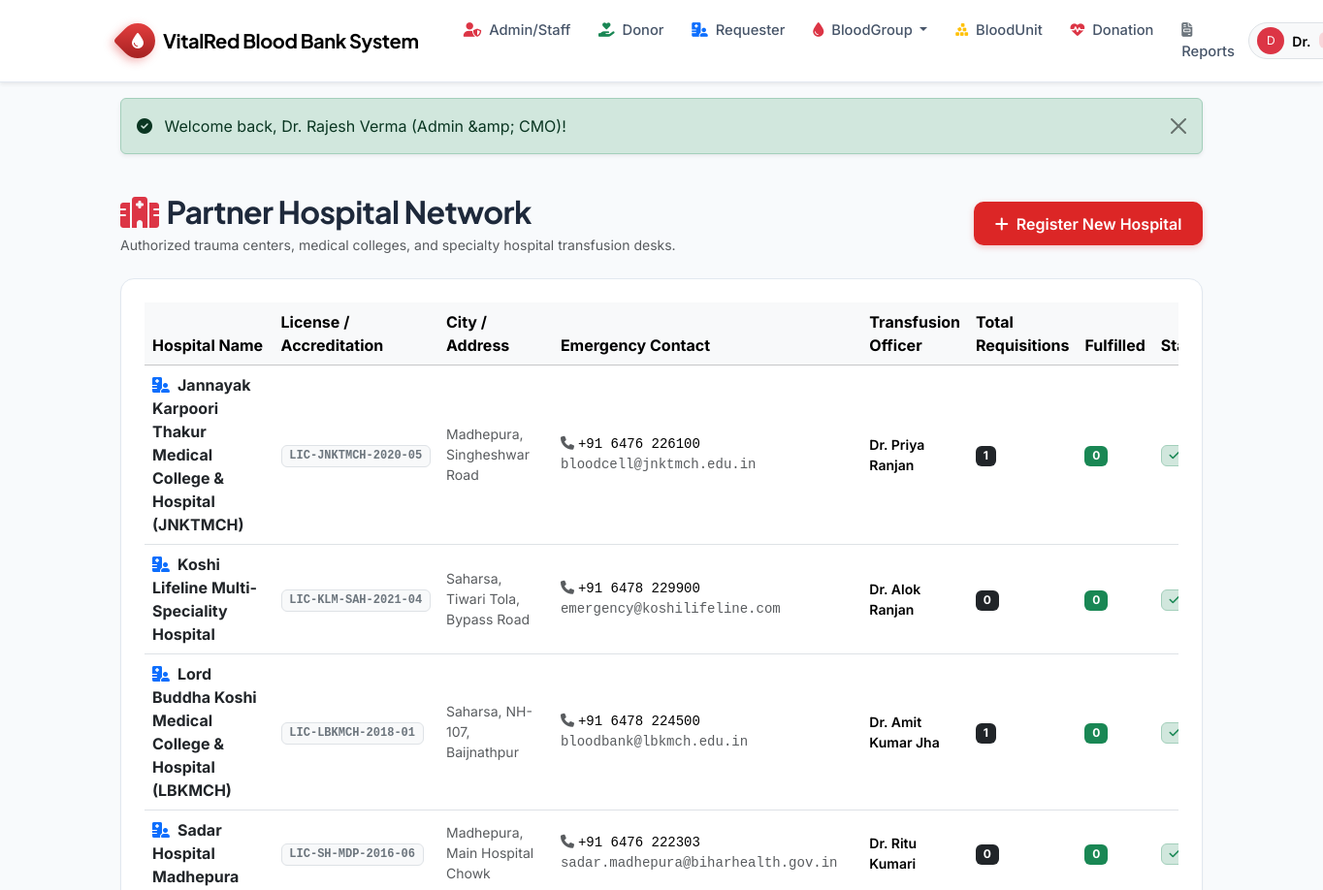
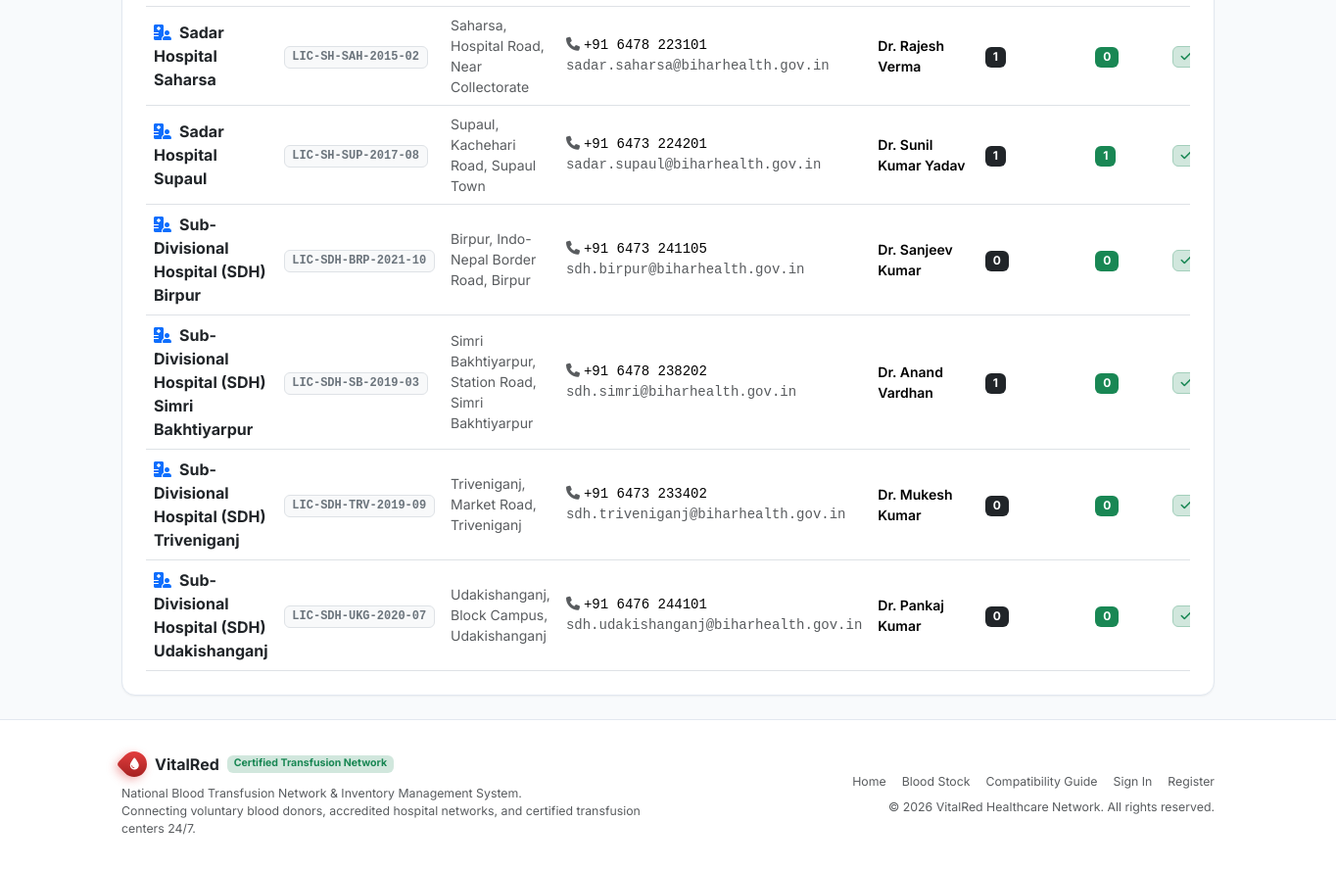
The page /admin/hospitals.php (signed in) on the database its author committed (2 pictures, top to bottom).
### tables this page shows
CREATE TABLE hospitals (
    hospital_id INT AUTO_INCREMENT PRIMARY KEY,
    name VARCHAR(180) NOT NULL,
    license_no VARCHAR(60) NOT NULL UNIQUE,
    address VARCHAR(255) NOT NULL,
    city VARCHAR(80) NOT NULL,
    state VARCHAR(80) NOT NULL DEFAULT 'Delhi NCR',
    pincode VARCHAR(15) NOT NULL,
    phone VARCHAR(25) NOT NULL,
    email VARCHAR(150) NOT NULL,
    contact_person VARCHAR(120) NOT NULL,
    is_active TINYINT(1) NOT NULL DEFAULT 1,
    created_at TIMESTAMP DEFAULT CURRENT_TIMESTAMP,
    INDEX idx_hospital_city (city)
);

### includes/auth_helper.php (called while the page is built, shortened)
<?php
function e($string) {
    return htmlspecialchars((string)($string ?? ''), ENT_QUOTES, 'UTF-8');
}

### admin/hospitals.php (the view, shortened to what this page needs)
<?php
require_once __DIR__ . '/../includes/auth_helper.php';
$sql = "SELECT h.*, COUNT(br.request_id) AS total_requests,
               SUM(CASE WHEN br.status = 'issued' THEN 1 ELSE 0 END) AS fulfilled_requests
        FROM hospitals h
        LEFT JOIN blood_requests br ON h.hospital_id = br.hospital_id
        GROUP BY h.hospital_id
        ORDER BY h.name ASC";
$hospitals = $pdo->query($sql)->fetchAll();
require_once __DIR__ . '/../includes/header.php';
?>
<div class="container py-4">
    <div class="d-flex flex-wrap justify-content-between align-items-center mb-4 gap-3">
        <div>
            <h2 class="fw-bold mb-1"><i class="fa-solid fa-hospital text-danger me-2"></i>Partner Hospital Network</h2>
            <p class="text-muted small mb-0">Authorized trauma centers, medical colleges, and specialty hospital transfusion desks.</p>
        </div>
        <button class="btn btn-vitalred" data-bs-toggle="modal" data-bs-target="#addHospitalModal">
            <i class="fa-solid fa-plus me-1"></i> Register New Hospital
        </button>
    </div>
    <div class="vr-card p-4">
        <div class="table-responsive">
            <table class="table table-hover align-middle mb-0">
                <thead class="table-light">
                    <tr>
                        <th>Hospital Name</th>
                        <th>License / Accreditation</th>
                        <th>City / Address</th>
                        <th>Emergency Contact</th>
                        <th>Transfusion Officer</th>
                        <th>Total Requisitions</th>
                        <th>Fulfilled</th>
                        <th>Status</th>
                    </tr>
                </thead>
                <tbody>
                    <?php foreach ($hospitals as $h): ?>
                        <tr>
                            <td class="fw-bold text-dark">
                                <i class="fa-solid fa-hospital-user text-primary me-2"></i><?= e($h['name']) ?>
                            </td>
                            <td><span class="badge bg-light text-secondary border font-monospace"><?= e($h['license_no']) ?></span></td>
                            <td class="small text-muted"><?= e($h['city']) ?>, <?= e($h['address']) ?></td>
                            <td class="small font-monospace">
                                <div><i class="fa-solid fa-phone me-1 text-muted"></i><?= e($h['phone']) ?></div>
                                <div class="text-muted"><?= e($h['email']) ?></div>
                            </td>
                            <td class="small fw-semibold"><?= e($h['contact_person']) ?></td>
                            <td><span class="badge bg-dark"><?= e($h['total_requests']) ?></span></td>
                            <td><span class="badge bg-success"><?= e($h['fulfilled_requests']) ?></span></td>
                            <td>
                                <span class="badge bg-success-subtle text-success border border-success-subtle">
                                    <i class="fa-solid fa-check me-1"></i>Active
                                </span>
                            </td>
                        </tr>
                    <?php endforeach; ?>
                </tbody>
            </table>
        </div>
    </div>
</div>
<?php require_once __DIR__ . '/../includes/footer.php'; ?>

### assets/css/style.css (style rules this page uses)
:root { --primary-red: #dc2626; --primary-red-hover: #b91c1c; --primary-red-dark: #991b1b; --primary-red-light: #fee2e2; --primary-red-ultra-light: #fff1f2; --accent-emerald: #059669; --accent-blue: #2563eb; --accent-purple: #7c3aed; --dark-slate: #0f172a; --card-slate: #1e293b; --border-color: #e2e8f0; --body-bg: #f8fafc; --text-main: #1e293b; --text-muted: #64748b; --font-heading: 'Plus Jakarta Sans', system-ui, -apple-system, sans-serif; --font-body: 'Inter', system-ui, -apple-system, sans-serif; --shadow-sm: 0 1px 2px 0 rgb(0 0 0 / 0.05); --shadow-md: 0 4px 6px -1px rgb(0 0 0 / 0.08), 0 2px 4px -2px rgb(0 0 0 / 0.05); --shadow-lg: 0 10px 15px -3px rgb(0 0 0 / 0.08), 0 4px 6px -4px rgb(0 0 0 / 0.04); --shadow-xl: 0 20px 25px -5px rgb(0 0 0 / 0.1), 0 8px 10px -6px rgb(0 0 0 / 0.05); }
body { font-family: var(--font-body); background-color: var(--body-bg); color: var(--text-main); min-height: 100vh; display: flex; flex-direction: column; }
h1, h2, h3, h4, h5, h6, .navbar-brand { font-family: var(--font-heading); font-weight: 700; letter-spacing: -0.02em; }
.vr-card { background: #ffffff; border: 1px solid var(--border-color); border-radius: 14px; box-shadow: var(--shadow-sm); transition: transform 0.2s ease, box-shadow 0.2s ease; overflow: hidden; }
.btn-vitalred { background-color: var(--primary-red); color: #ffffff; font-weight: 600; border: none; border-radius: 10px; padding: 0.65rem 1.35rem; box-shadow: 0 2px 6px rgba(220, 38, 38, 0.25); transition: all 0.2s ease; }

### rows shown on the page
hospitals: name "Jannayak Karpoori Thakur Medical College & Hospital (JNKTMCH)", license_no "LIC-JNKTMCH-2020-05", city "Madhepura", address "Singheshwar Road", phone "+91 6476 226100", email "bloodcell@jnktmch.edu.in", contact_person "Dr. Priya Ranjan", total_requests "1", fulfilled_requests "0"
hospitals: name "Koshi Lifeline Multi-Speciality Hospital", license_no "LIC-KLM-SAH-2021-04", city "Saharsa", address "Tiwari Tola, Bypass Road", phone "+91 6478 229900", email "emergency@koshilifeline.com", contact_person "Dr. Alok Ranjan", total_requests "0", fulfilled_requests "0"
hospitals: name "Lord Buddha Koshi Medical College & Hospital (LBKMCH)", license_no "LIC-LBKMCH-2018-01", city "Saharsa", address "NH-107, Baijnathpur", phone "+91 6478 224500", email "bloodbank@lbkmch.edu.in", contact_person "Dr. Amit Kumar Jha", total_requests "1", fulfilled_requests "0"
hospitals: name "Sadar Hospital Madhepura", license_no "LIC-SH-MDP-2016-06", city "Madhepura", address "Main Hospital Chowk", phone "+91 6476 222303", email "sadar.madhepura@biharhealth.gov.in", contact_person "Dr. Ritu Kumari", total_requests "0", fulfilled_requests "0"
hospitals: name "Sadar Hospital Saharsa", license_no "LIC-SH-SAH-2015-02", city "Saharsa", address "Hospital Road, Near Collectorate", phone "+91 6478 223101", email "sadar.saharsa@biharhealth.gov.in", contact_person "Dr. Rajesh Verma", total_requests "1", fulfilled_requests "0"
hospitals: name "Sadar Hospital Supaul", license_no "LIC-SH-SUP-2017-08", city "Supaul", address "Kachehari Road, Supaul Town", phone "+91 6473 224201", email "sadar.supaul@biharhealth.gov.in", contact_person "Dr. Sunil Kumar Yadav", total_requests "1", fulfilled_requests "1"
hospitals: name "Sub-Divisional Hospital (SDH) Birpur", license_no "LIC-SDH-BRP-2021-10", city "Birpur", address "Indo-Nepal Border Road, Birpur", phone "+91 6473 241105", email "sdh.birpur@biharhealth.gov.in", contact_person "Dr. Sanjeev Kumar", total_requests "0", fulfilled_requests "0"
hospitals: name "Sub-Divisional Hospital (SDH) Simri Bakhtiyarpur", license_no "LIC-SDH-SB-2019-03", city "Simri Bakhtiyarpur", address "Station Road, Simri Bakhtiyarpur", phone "+91 6478 238202", email "sdh.simri@biharhealth.gov.in", contact_person "Dr. Anand Vardhan", total_requests "1", fulfilled_requests "0"
hospitals: name "Sub-Divisional Hospital (SDH) Triveniganj", license_no "LIC-SDH-TRV-2019-09", city "Triveniganj", address "Market Road, Triveniganj", phone "+91 6473 233402", email "sdh.triveniganj@biharhealth.gov.in", contact_person "Dr. Mukesh Kumar", total_requests "0", fulfilled_requests "0"
hospitals: name "Sub-Divisional Hospital (SDH) Udakishanganj", license_no "LIC-SDH-UKG-2020-07", city "Udakishanganj", address "Block Campus, Udakishanganj", phone "+91 6476 244101", email "sdh.udakishanganj@biharhealth.gov.in", contact_person "Dr. Pankaj Kumar", total_requests "0", fulfilled_requests "0"

### other values the page prints
substr($current_user['full_name'], 0, 1) "D"
explode(' ', $current_user['full_name'])[0] "Dr."
$flash['message'] "Welcome back, Dr. Rajesh Verma (Admin &amp; CMO)!"
